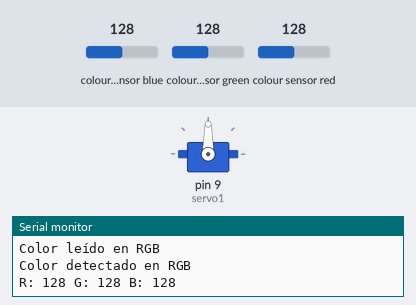
This sketch was run on a simulated Arduino Uno, built for the host (arithmetic inside an expression is 32-bit, double 64-bit). Shown: servo, the last lines printed to the serial monitor. Inputs (shaded band) come from the test bench; at power-on: colour sensor green 128, colour sensor blue 128, colour sensor red 128.

Above: at 1.2 s.
1.3 s: colour sensor green set to 104
3.3 s: colour sensor green set to 95
At 4.4 s:
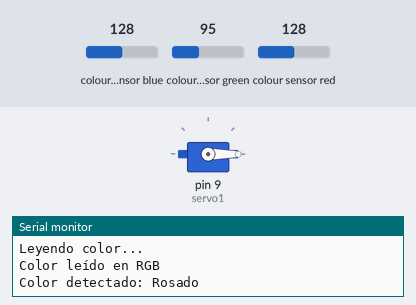
6.3 s: colour sensor blue set to 105
8.7 s: colour sensor blue set to 96
10.3 s: colour sensor blue set to 128
At 11.7 s:
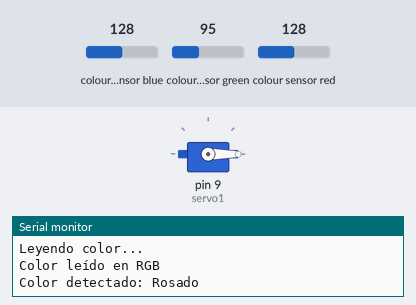
Timing chart, 0 to 14.3 s (numbered marks = the images above; inputs shaded):
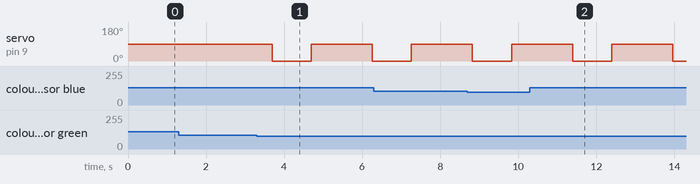

Measured:
- the behaviour switches between 100 and 99 on colour sensor green (found by bisection; images 0 and 1)
- after the input at 3.3 s, servo on pin 9 (servo1): 90° → 0° after 0.40 s, → 90° 1.0 s later, → 0° 1.6 s later
- after the input at 10.3 s, servo on pin 9 (servo1): 90° → 0° after 1.1 s, → 90° 1.0 s later, → 0° 1.6 s later

The sketch:

desafio_2.ino
```cpp
// SCRIPT DE ARDUINO

// Este script es para un mecanismo
// para clasificar dos dulces
// masticables en dos compartimientos
// distintos. Se van a usar sensores de
// color, servomotores, la placa Arduino
// UNO/Nano y diversos materiales de
// escritorio.

// Se va a usar un sensor de color TCS3200
// para detectar el color de los dulces.

// Se va a usar un servomotor para mover
// los dulces a los compartimientos.

// Incluimos las librerías necesarias
#include <Servo.h>
#include <TCS3200.h>

// Definimos los pines para el sensor de color
#define S0 2
#define S1 3
#define S2 4
#define S3 5
#define Sout 8

// Definimos los pines para el servo
#define servo1 9

// Configuramos el sensor de color
TCS3200 colorSensor(S0, S1, S2, S3, Sout);

// Configuramos el servo
Servo servo;

// Definimos funciones

// Esta función detecta el color del dulce, que puede ser 1 o 2 (verde o rosado)
int detectColor() {
    // Definimos las variables para almacenar los valores RGB
    int red, green, blue;

    // Definimos el número de iteraciones
    int iter = 10;

    // Inicializamos los valores RGB
    red = 0;
    green = 0;
    blue = 0;

    // Leemos el valor clear para calibrar el sensor
    colorSensor.read_clear();

    // Leemos los valores RGB iter veces y promediamos el resultado
    for (int i = 0; i < iter; i++) {
        red = red + colorSensor.read_red();
        green = green + colorSensor.read_green();
        blue = blue + colorSensor.read_blue();
        Serial.println("Leyendo color...");
        delay(50);
    }

    // Promediamos los valores RGB
    red /= iter;
    green /= iter;
    blue /= iter;

    Serial.println("Color leído en RGB");

    // Comparamos los valores RGB para determinar el color
    if (red < 100 && green > 100 && blue < 100) {
        Serial.println("Color detectado: Verde");
        return 1; // Verde
    } else if (red > 100 && green < 100 && blue > 100) {
        Serial.println("Color detectado: Rosado");
        return 2; // Rosado
    } else {
        Serial.println("Color detectado en RGB");
        Serial.print("R: ");
        Serial.print(red);
        Serial.print(" G: ");
        Serial.print(green);
        Serial.print(" B: ");
        Serial.println(blue);
        return 0; // Otro color
    }
}

// Esta función mueve el servo a la derecha
void moveServoRight() {
    servo.attach(servo1);
    servo.write(180);
}

// Esta función mueve el servo a la izquierda
void moveServoLeft() {
    servo.attach(servo1);
    servo.write(0);
}

// Esta función mueve el servo a la posición central
void moveServoCenter() {
    servo.attach(servo1);
    servo.write(90);
}

// Esta función mueve el servo de acuerdo al color detectado (1 o 2) hacia la derecha o izquierda
void moveServo(int color) {
    // Inicializamos el servo
    servo.attach(servo1);

    // Movemos el servo a la derecha si es 1
    if (color == 1) {
        moveServoRight();
        delay(1000);
        moveServoCenter();
    }

    // Movemos el servo a la izquierda si es 2
    if (color == 2) {
        moveServoLeft();
        delay(1000);
        moveServoCenter();
    }

    // Esperamos un segundo
    delay(1000);

    // Detenemos el servo
    servo.detach();
}

//
void setup() {
    // Inicializamos los pines
    pinMode(S0, OUTPUT);
    pinMode(S1, OUTPUT);
    pinMode(S2, OUTPUT);
    pinMode(S3, OUTPUT);
    pinMode(Sout, INPUT);
    pinMode(servo1, OUTPUT);

    // Inicializamos el servo
    servo.attach(servo1);

    // Inicializamos el sensor de color
    colorSensor.begin();

    // Inicializamos la comunicación serial
    Serial.begin(9600);

    // Mostramos un mensaje de inicio
    Serial.println("Sistema de clasificación de dulces iniciado.");
}

//
void loop() {
    // Detectamos el color del dulce
    int color = detectColor();

    // Movemos el servo hacia el compartimiento correspondiente
    moveServo(color);
}
```
